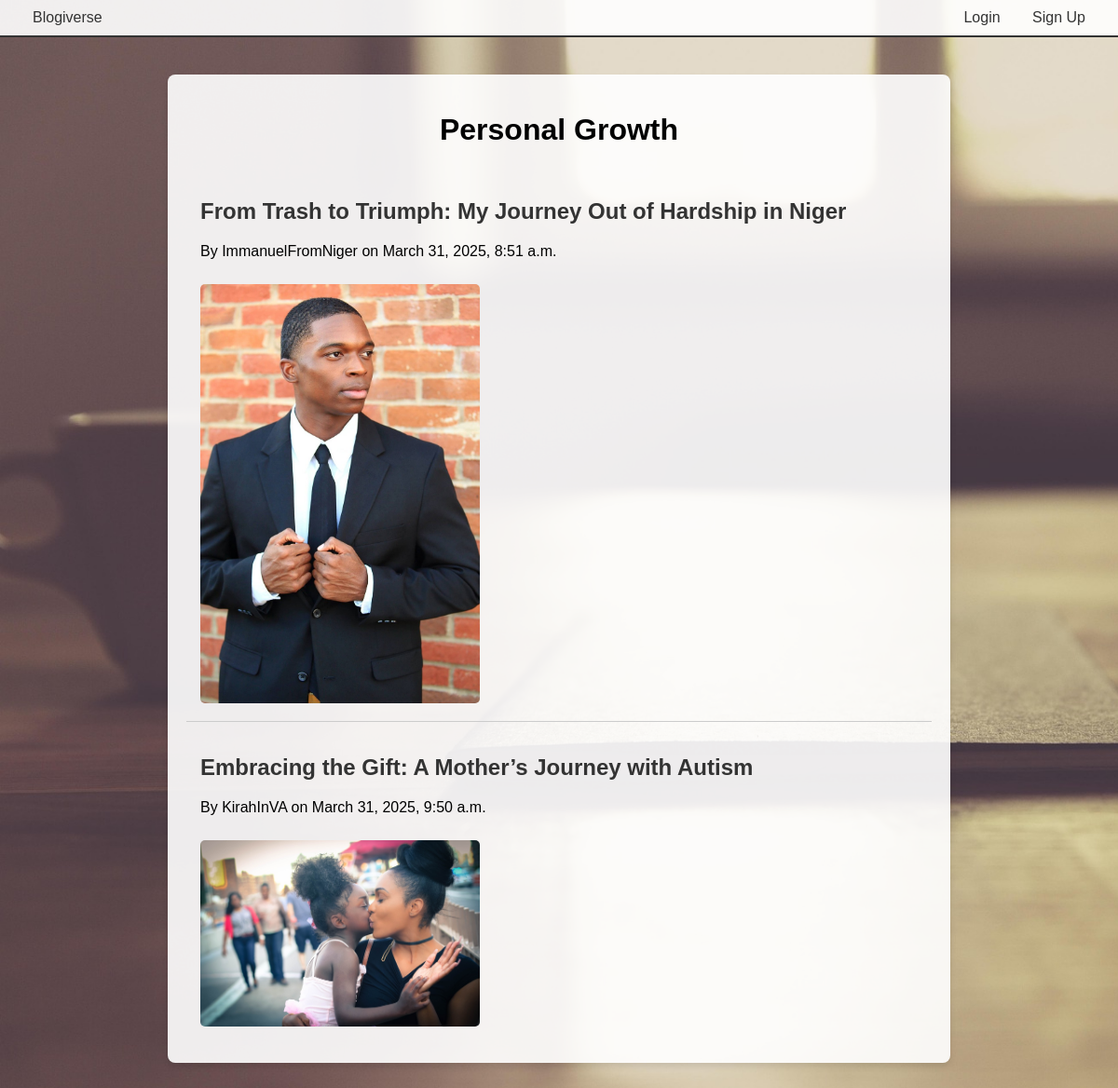
Page /blogs/Personal Growth/ on the committed database.
### blogs/models.py (models this page shows, shortened)
class Forum(models.Model):
    name = models.CharField(max_length=100, unique=True)
    description = models.TextField(blank=True)
    created_at = models.DateTimeField(auto_now_add=True)

class BlogPost(models.Model):
    title = models.CharField(max_length=200)
    content = models.TextField()
    author = models.ForeignKey(User, on_delete=models.CASCADE)
    forum = models.ForeignKey(Forum, on_delete=models.CASCADE, default=1)
    created_at = models.DateTimeField(auto_now_add=True)
    photo = models.ImageField(upload_to='blog_photos/', blank=True, null=True)
    likes = models.ManyToManyField(User, related_name='liked_posts', blank=True)

### blogs/views.py (the view)
# urls.py: path('blogs/<str:forum_name>/', views.topic_list, name='topic_list'),  # Moved down
def topic_list(request, forum_name):
    forum = get_object_or_404(Forum, name=forum_name)
    posts = BlogPost.objects.filter(forum=forum)
    return render(request, 'blogs/topic_list.html', {'forum': forum, 'posts': posts})

### templates/blogs/topic_list.html (shortened to what this page needs)
{% extends 'base.html' %}
{% block content %}
    <div class="topic-container">
        <h1>{{ forum.name }}</h1>
        {% for post in posts %}
            <div class="post-item">
                <h2><a href="{% url 'blog_detail' post_id=post.id %}">{{ post.title }}</a></h2>
                <p>By {{ post.author }} on {{ post.created_at }}</p>
                {% if post.photo %}
                    <img src="{{ post.photo.url }}" alt="{{ post.title }}">
                {% endif %}
            </div>
        {% endfor %}
    </div>
{% endblock %}

### templates/base.html (shortened to what this page needs)
<!DOCTYPE html>
<html lang="en">
<head>
</head>
<body>
    <div class="navbar">
        <a href="{% url 'home' %}">Blogiverse</a>
        <div>
            {% if user.is_authenticated %}
                <a href="#">Welcome, {{ user.username }}</a>
                <a href="{% url 'create_post' %}">Create Post</a>
                {% if user.is_staff %}
                    <a href="{% url 'create_forum' %}">Create Forum</a>
                {% endif %}
                <a href="{% url 'account_logout' %}">Logout</a>
            {% else %}
                <a href="{% url 'account_login' %}">Login</a>
                <a href="{% url 'account_signup' %}">Sign Up</a>
            {% endif %}
        </div>
    </div>
    <div class="content">
        {% block content %}{% endblock %}
    </div>
</body>
</html>

### templates/base.html (style rules this page uses)
body { font-family: Arial, sans-serif; margin: 0; background-image: url('/static/images/background.jpg'); background-size: cover; min-height: 100vh; }
.navbar { background-color: rgba(255, 255, 255, 0.9); padding: 10px 20px; border-bottom: 2px solid #333; display: flex; justify-content: space-between; align-items: center; }
.navbar a { color: #333; text-decoration: none; margin: 0 15px; }
.content { padding: 20px; }

### templates/blogs/topic_list.html (style rules this page uses)
body { background-image: url('/static/images/background.jpg'); background-size: cover; min-height: 100vh; margin: 0; }
.topic-container { max-width: 800px; margin: 20px auto; padding: 20px; background-color: rgba(255, 255, 255, 0.9); border-radius: 8px; box-shadow: 0 4px 6px rgba(0, 0, 0, 0.1); }
.topic-container h1 { text-align: center; margin-bottom: 20px; }
.post-item { padding: 15px; border-bottom: 1px solid #ccc; }
.post-item:last-child { border-bottom: none; }
.post-item a { color: #333; text-decoration: none; font-weight: bold; }
.post-item img { max-width: 300px; max-height: 450px; width: auto; height: auto; border-radius: 5px; margin-top: 10px; }

### rows in the picture
Forum: name "Personal Growth"
BlogPost: title "From Trash to Triumph: My Journey Out of Hardship in Niger", author "ImmanuelFromNiger", created_at "March 31, 2025, 8:51 a.m.", photo (picture)
BlogPost: title "Embracing the Gift: A Mother’s Journey with Autism", author "KirahInVA", created_at "March 31, 2025, 9:50 a.m.", photo (picture)
